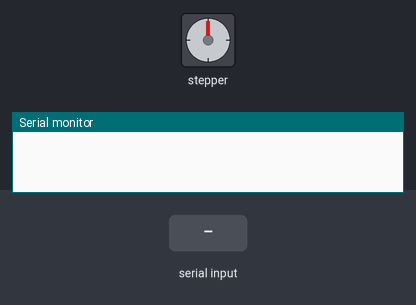
A sketch run on a simulated Arduino Uno, built with avr-gcc and run on an emulated ATmega328P. On the bench: stepper motor, the last lines printed to the serial monitor. Inputs (shaded band) come from the test bench. Stepper angles assume 400 steps per turn.

Above: at 1.2 s.
1.3 s: "1\n" received over the second serial link
At 1.45 s:
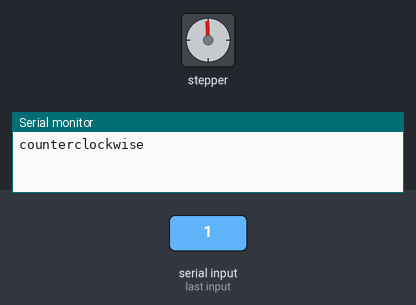
At 4.98 s:
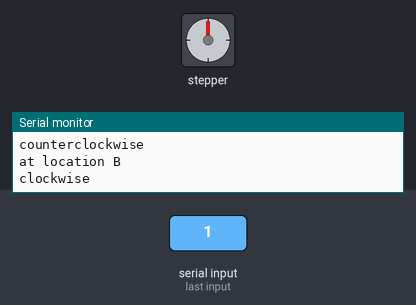
Timing chart, 0 to 16.3 s (numbered marks = the images above; inputs shaded):
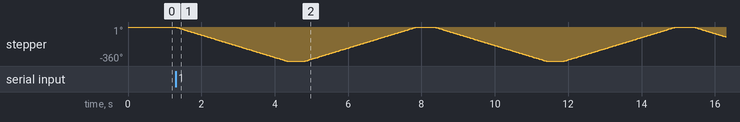

The sketch:

Center.ino
```cpp
#include <SoftwareSerial.h>
SoftwareSerial s(2,3);
volatile bool isRotate = false;
//stepper motor
#include <Stepper.h>
const int stepsPerRevolution = 400;  // change this to fit the number of steps per revolution
// for your motor
Stepper myStepper(stepsPerRevolution, 7, 9,8, 10);
int startLocation = 1;
int CW = 0;
int CCW = 0;
String sensorData;
volatile bool IR1;
volatile bool IR2;
volatile bool IR3;
volatile float compassData;
bool photocell;

void setup() {
  // put your setup code here, to run once:
  s.begin(57600);
  Serial.begin(115200);
  myStepper.setSpeed(20);

}


void loop() {
  // put your main code here, to run repeatedly:
  char temp;
  while(s.available())
  {

    temp = s.read();
    if(temp == '\n')
    {
      break;
    }
    else {
      sensorData += temp;
    }
    //String temp = String(s.read());
  }
  if(temp == '\n')
  {
    Serial.println();
    decode(sensorData);
    /*
    sensorData = "";
    Serial.print("IR Left: ");
    IR_conversion(IR1);
    Serial.print("IR Middle: ");
    IR_conversion(IR2);
    Serial.print("IR Right: ");
    IR_conversion(IR3);
    Serial.print("Compass Reading: ");
    Serial.println(compassData);
    Serial.print("Photocell Reading: ");
    photocell_conversion(photocell);
    */

  }

  rotate();

}

void rotate()
{

  if(!isRotate)
  {
    isRotate = true;
    if(IR1 || (IR1 && IR2))
    {
      motorCCW();
      motorCW();
    }
    else if(IR3 || (IR2 && IR3))
    {
      motorCW();
      motorCCW();
    }
    else if(IR2)
    {
        //takepicture
    }
    else //nothing
    {
      //takepicture
    }
    isRotate = false;
  }
}

void motorCW()
{
    // step one revolution  in one direction:
    Serial.println("clockwise");
    CW = (stepsPerRevolution);
    myStepper.step(CW);
    delay(500);
    Serial.println("at location A");

}

void motorCCW()
{
  // step one revolution  in the other direction:
    Serial.println("counterclockwise");
    CCW = (-stepsPerRevolution);
    myStepper.step(CCW);
    delay(500);
    Serial.println("at location B");
}

void photocell_conversion(bool b)
{
  if(true)
  {
    //Serial.println("It's bright enough");
  }else{
    //Serial.println("Not bright enough");
  }
}

void IR_conversion(bool b)
{
  if(b == true)
  {
    //Serial.println("Detected");
  }
  else {
   //Serial.println("Not Detected");
  }
}

  void decode(String d)
{
  char temp = d.charAt(0);
  if(temp == '1')
  {
    IR1 = true;
  }
  else
  {
    IR1 = false;
  }

  temp = d.charAt(1);
  if(temp == '1')
  {
    IR2 = true;
  }
  else
  {
    IR2 = false;
  }

  temp = d.charAt(2);
  if(temp == '1')
  {
    IR3 = true;
  }
  else
  {
    IR3 = false;
  }

  String dtemp = d.substring(3,9);
  compassData = dtemp.toFloat();

  temp = d.charAt(9);
  if(temp == '1')
  {
    photocell = true;
  }
  else
  {
    photocell = false;
  }
}
```

Measured:
- after the input at 1.3 s, stepper: turns 360° counter-clockwise in 3.0 s, then 360° clockwise in 3.0 s, then 360° counter-clockwise in 3.0 s, then 360° clockwise in 3.0 s, and so on
